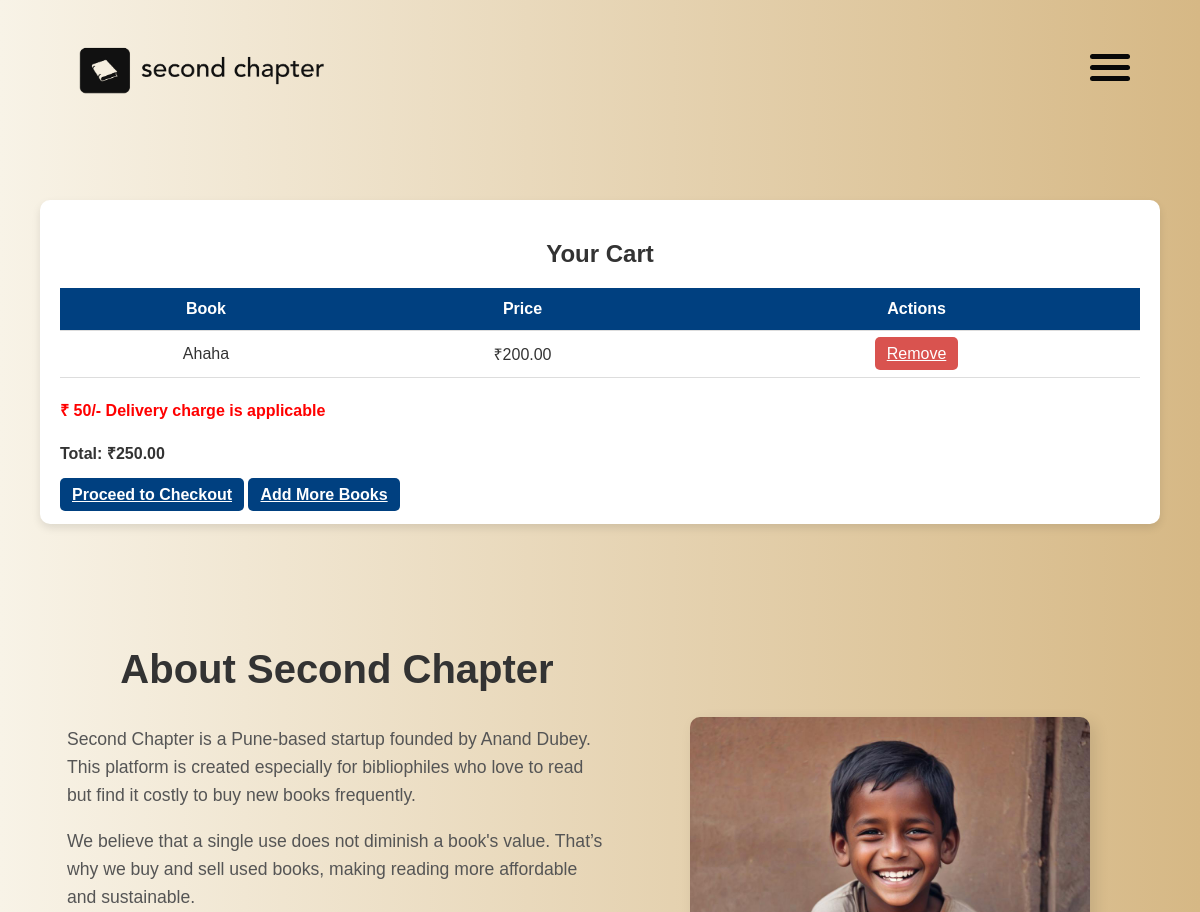
Page /cart/ (signed in, upper part) on the earlier database version.
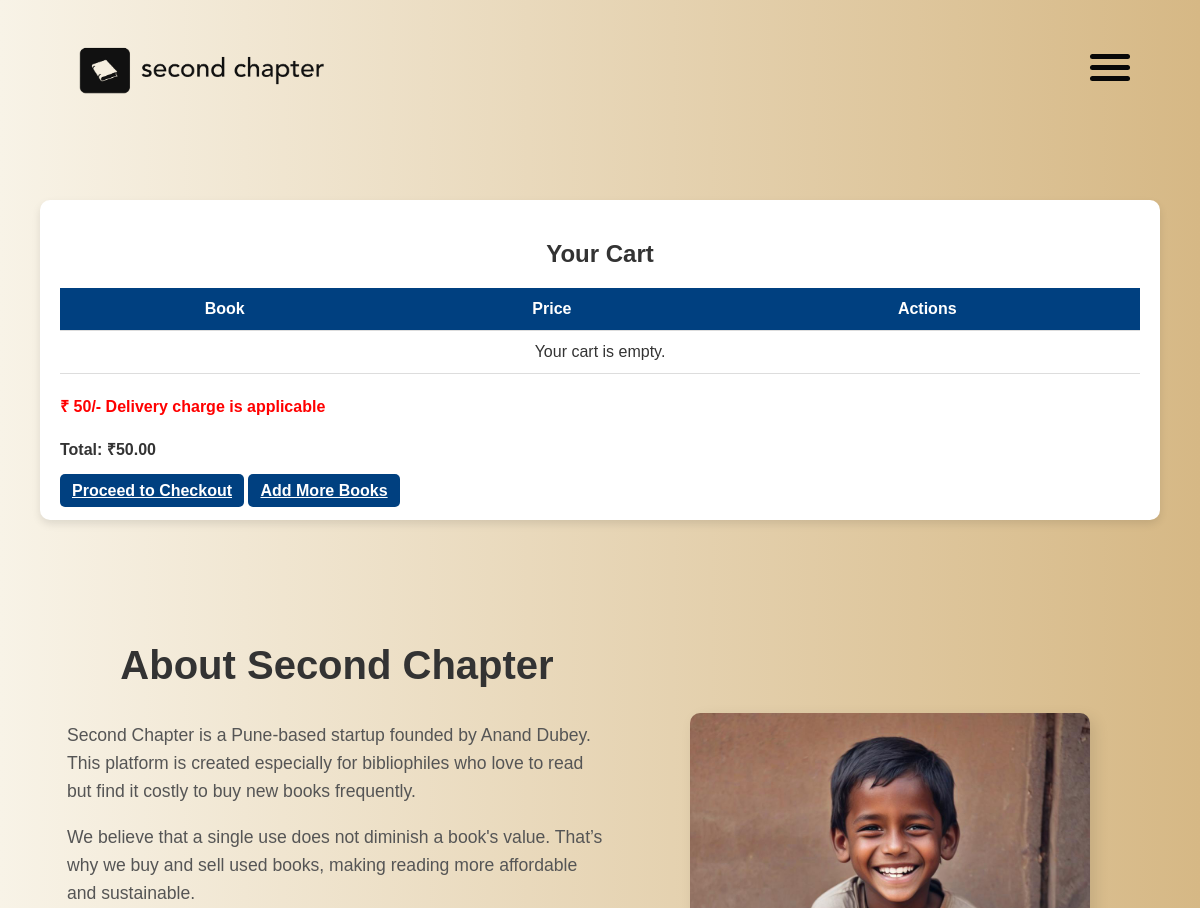
Same page on the later database version.
### home/models.py (models this page shows, shortened)
class OrderItem(models.Model):
    user = models.ForeignKey(User, on_delete=models.CASCADE)
    item = models.ForeignKey(Book, on_delete=models.CASCADE)
    order = models.ForeignKey(Order, related_name='items', on_delete=models.CASCADE, null=True, blank=True)
    ordered = models.BooleanField(default=False) # This flag differentiates cart items from ordered items

class Book(models.Model):
    title = models.CharField(max_length=255)
    author = models.CharField(max_length=255, blank=True, null=True)
    CATEGORY_CHOICES = [
        ('Academic', 'Academic'),
        ('Personal Development', 'Personal Development'),
        ('Novels', 'Novels'),
    ]
    category = models.CharField(max_length=100, choices=CATEGORY_CHOICES)
    condition = models.CharField(max_length=100)
    mrp = models.DecimalField(max_digits=10, decimal_places=2)
    discounted_price = models.DecimalField(max_digits=10, decimal_places=2)
    description = models.TextField()
    cover_image = models.ImageField(upload_to='book_covers/')
    is_in_stock = models.BooleanField(default=True)  # New field for stock status

### home/views.py (the view)
# urls.py: path("cart/",views.cart_view,name='cart'),
@login_required(login_url='/login/')
def cart_view(request):
    cart_items = OrderItem.objects.filter(user=request.user, ordered=False)
    total_price = sum(item.item.discounted_price for item in cart_items) + 50
    context = {
        'cart_items': cart_items,
        'total_price': total_price
    }
    return render(request, "home/main/cart.html", context)

### home/templates/home/main/cart.html (shortened to what this page needs)
{% load static %}
<!DOCTYPE html>
<html lang="en">
<head>
    <link rel="stylesheet" href="{% static 'assets/css/style.css' %}">
</head>
<body>
    <header>
        <div class="logo">
            <img src="{% static 'assets/img/logo.png' %}" alt="Second Chapter Logo">
        </div>
    </header>
<div class="container">
    <h2>Your Cart</h2>
    <table>
        <thead>
            <tr>
                <th>Book</th>
                <th>Price</th>
                <th>Actions</th>
            </tr>
        </thead>
        <tbody>
            {% for item in cart_items %}
            <tr>
                <td>{{ item.item.title }}</td>
                <td>₹{{ item.item.discounted_price }}</td>
                <td><a href="{% url 'remove-from-cart' item.id %}" class="btn btn-danger">Remove</a></td>
            </tr>
            {% empty %}
            <tr>
                <td colspan="5">Your cart is empty.</td>
            </tr>
            {% endfor %}
        </tbody>
    </table>
    <h4 style= "color: red;">₹ 50/- Delivery charge is applicable</h4>
    <h4>Total: ₹{{ total_price|floatformat:2 }}</h4>
    <a href="{% url 'buy' %}" class="btn btn-primary">Proceed to Checkout</a>
    <a href="{% url 'buybooks' %}"class="btn btn-primary">Add More Books</a>
</div>
<section class="about-section" >
        <div class="about-container">
            <div class="about-text">
                <h2>About Second Chapter</h2>
                <p>Second Chapter is a Pune-based startup founded by Anand Dubey. This platform is created especially for bibliophiles who love to read but find it costly to buy new books frequently.</p>
                <p>We believe that a single use does not diminish a book's value. That’s why we buy and sell used books, making reading more affordable and sustainable.</p>
            </div>
            <div class="about-image">
                <img src="{% static 'assets/img/freepik__a-happy-poor-kid-with-books__47838.jpeg' %}" alt="Second Chapter - Used Books">
            </div>
        </div>
</section>
</body>
</html>

Differences in the rows shown:
removed OrderItem: item "Ahaha", item.discounted_price "200.00"
Other differences:
{{ total_price|floatformat:2 }}: "250.00" → "50.00"
text now shown: "Your cart is empty."
